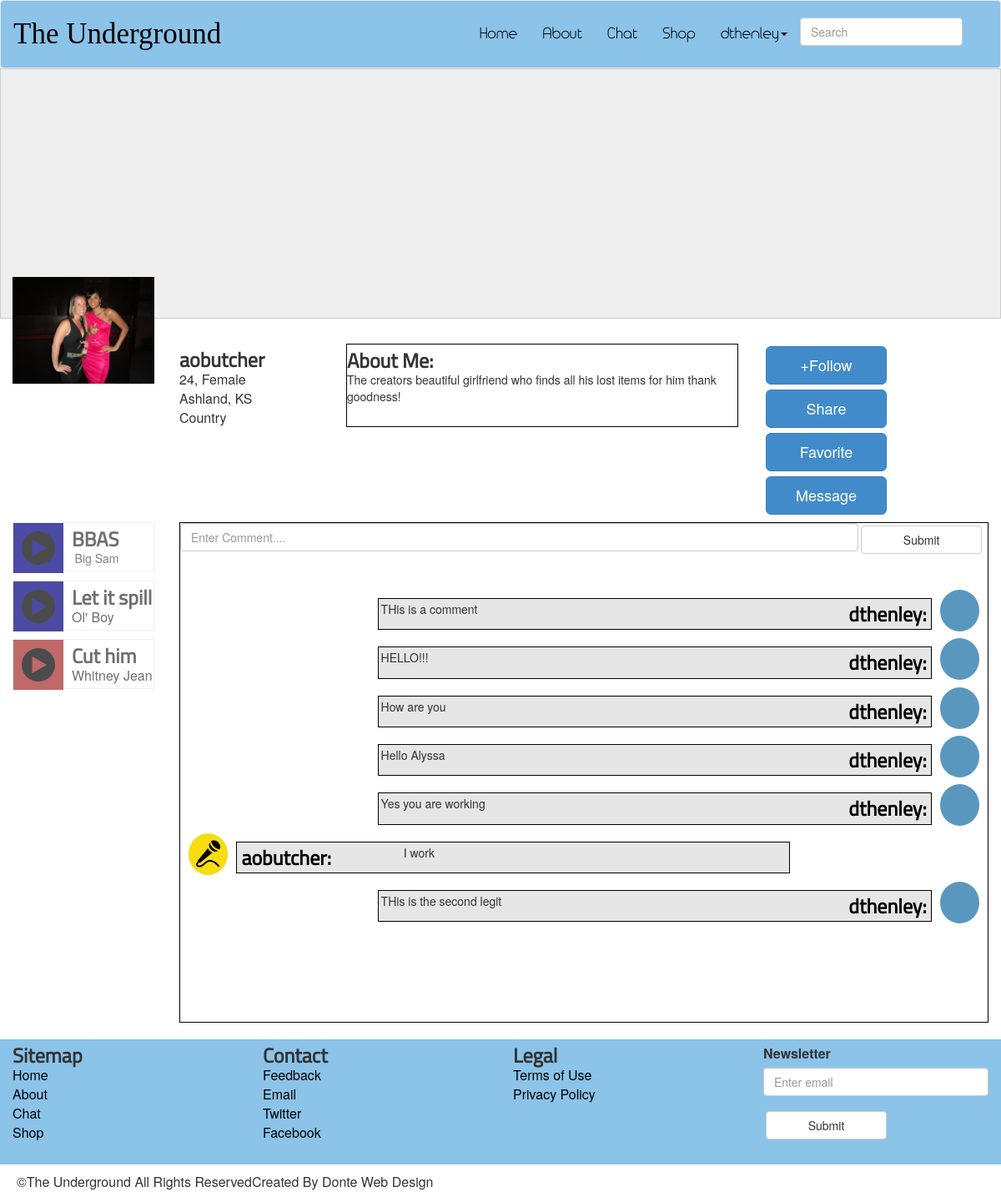
The page /profile.php?userid=2 (signed in) on the database its author committed.
### tables this page shows
CREATE TABLE `Users` (
  `userid` int(11) NOT NULL AUTO_INCREMENT,
  `username` varchar(15) NOT NULL,
  `password` varchar(20) NOT NULL,
  `email` varchar(30) NOT NULL,
  `realname` varchar(60) DEFAULT NULL,
  `age` int(3) DEFAULT NULL,
  `sex` varchar(8) DEFAULT NULL,
  `location` varchar(80) DEFAULT NULL,
  `genre` varchar(20) DEFAULT NULL,
  `profileimg` varchar(130) DEFAULT 'images/user.png',
  `signupdate` date DEFAULT NULL,
  `lastonline` date DEFAULT NULL,
  `aboutme` varchar(1040) DEFAULT NULL,
  `acctType` varchar(10) NOT NULL,
  `comment` varchar(5000) DEFAULT NULL,
  `favoriteList` varchar(250) DEFAULT NULL,
  PRIMARY KEY (`userid`),
  UNIQUE KEY `userid` (`userid`)
);

### user_auth.php (called while the page is built, shortened)
<?php
	if(!empty($_GET['userid'])){
		$profileid = $_GET['userid'];
		$sql = "SELECT * FROM users WHERE userid=:userid";
		$query = $db->prepare( $sql );
		$query->execute( array( ':userid'=>$profileid) );
		$results = $query->fetchAll( PDO::FETCH_ASSOC );
		foreach( $results as $row ){
			$profilename = $row[ 'username'];
			$age = $row[ 'age'];
			$sex = $row[ 'sex'];
			$location = $row[ 'location'];
			$genre = $row[ 'genre'];
			$profileimg = $row[ 'profileimg'];
			$aboutme = $row[ 'aboutme'];
			$comment = $row[ 'comment' ];
		}
	}
	$userid = $_SESSION['userid'];
		$sql = "SELECT * FROM users WHERE userid=:userid";
		$query = $db->prepare( $sql );
		$query->execute( array( ':userid'=>$userid) );
		$results = $query->fetchAll( PDO::FETCH_ASSOC );
		foreach( $results as $row ){
			$username = $row[ 'username'];
		}
?>

### profile.php (the view, shortened to what this page needs)
<?php
	include_once 'connect_to_mysql.php';
	include_once 'user_auth.php';
?>
<html>
<html lang="en">
<head>
	<link rel="stylesheet" href="css/normalize.css">
	<link href="css/bootstrap.css" rel="stylesheet">
	<link rel="stylesheet" href="css/site.css">
	<link type="text/css" href="skin/jplayer.blue.monday.css" rel="stylesheet" />
</head>
<body>
<div class="wrapper">
	<?php include_once 'includes/header.php' ?>
		<section>
			 <div class="jumbotron crop about-img">
			 </div>
		</section>
		<section class="clear profile">
			<div class="col-md-2 profile-img">
				<img src=<?php echo($profileimg) ?>>
			</div>
			<div class="col-md-2">
				<ul>
					<li><h2><?php echo($profilename) ?></h2></li>
					<li><?php echo($age) ?>, <?php echo($sex) ?></li>
					<li><?php echo($location) ?></li>
					<li><?php echo($genre) ?></li>
				</ul>
			</div>
			<div class="col-md-5">
				<div class="profile-info">
					<h2>About Me:</h2><p id="profileinfo"><?php echo($aboutme) ?>
					</p>
				</div>
			</div>
			<div class="col-md-3">
				<p>
					<button type="button" class="btn btn-primary btn-lg" id="followButton">+Follow</button>
					<button type="button" class="btn btn-primary btn-lg" id="shareButton">Share</button>
					<button type="button" class="btn btn-primary btn-lg" id="favoriteButton">Favorite</button>
					<button type="button" class="btn btn-primary btn-lg" id="messageButton">Message</button>
				</p>
			</div>
		</section>
		<section>
			<div class="col-md-2 chat-icon profile-music">
				<ol>
					<li id="play_music">
						<div id="jp_container_1">
							<a href="#" class="jp-play"><div class="rap box media"></div></a>
						</div>
						<div class="chat-info">
							<h2>BBAS</h2>
							<p>Big Sam</p>
						</div>
					</li>
					<li id="play_music">
						<div id="jp_container_2">
							<a href="#" class="jp-play"><div class="rap box media"></div></a>
						</div>
						<div class="chat-info">
							<h2>Let it spill</h2>
							Ol' Boy
						</div>
					</li>
					<li id="play_music">
						<div id="jp_container_3">
							<a href="#" class="jp-play"><div class="country box media"></div></a>
						</div>
						<div class="chat-info">
							<h2>Cut him</h2>
							Whitney Jean
						</div>
					</li>
				</ol>
			</div>
			<div class="col-md-10">
				<div class="comments">
					<form role="form" method="POST">
					  <div>
					  	<input type="text" class="form-control comment-text" placeholder="Enter Comment...." name="comment">
					  </div>
					  <button type="submit" class="btn btn-default">Submit</button>
					</form>
					<ul>
						<?php
							echo ($comment);
						?>
					</ul>
				</div>
			</div>
		</section>
		<?php include_once 'includes/footer.php'; ?>
	</div>
</body>
</html>

### includes/header.php (shortened to what this page needs)
<header>
		<nav class="navbar navbar-default header-color" role="navigation">
		  <div class="container-fluid">
		    <div class="navbar-header">
		      <a class="navbar-brand logo" href="index.php">The Underground</a>
		    </div>
		    <div class="collapse navbar-collapse" id="bs-example-navbar-collapse-1">
		      <form class="navbar-form navbar-right" role="search">
		        <div class="form-group">
		          <input type="text" class="form-control" placeholder="Search" id="search">
		        </div>
		      </form>
		      <ul class="nav navbar-nav navbar-right">
		        <li><a href="index.php">Home</a></li>
		        <li><a href="about.php">About</a></li>
		        <li><a href="chat/index.php">Chat</a></li>
		        <li><a href="shop.php">Shop</a></li>
		        <?php
				if (!empty($_SESSION)) {
					echo('<li class="dropdown"><a href="profile.php" class="dropdown-toggle" data-toggle="dropdown">'.$username.'<b class="caret"></b></a>');
					echo<<<MENU
			          <ul class="dropdown-menu">
			          	<li><a href="profile.php">View Profile</a></li>
			            <li><a href="signup.php">Edit Profile</a></li>
			            <li><a href="music_upload.php">Music Upload</a></li>
			            <li><a href="logout.php">Logout</a></li>
			          </ul>
			          </li>
MENU;
				}else{
					echo('<li><a href="index.php">Login</a></li>');
				}
			?>
		      </ul>
		    </div>
		  </div>
		</nav>
	</header>

### includes/footer.php (shortened to what this page needs)
<footer>
		<div class="footer">
			<ul class="col-md-3 footer-col">
				<h2>Sitemap</h2>
				<li><a href="index.php">Home</a></li>
				<li><a href="about.php">About</a></li>
				<li><a href="chat/index.php">Chat</a></li>
				<li><a href="shop.php">Shop</a></li>
			</ul>
			<ul class="col-md-3 footer-col">
				<h2>Contact</h2>
				<li><a href="feedback.php">Feedback</a></li>
				<li><a href="">Email</a></li>
				<li><a href="">Twitter</a></li>
				<li><a href="">Facebook</a></li>
			</ul>
			<ul class="col-md-3 footer-col">
				<h2>Legal</h2>
				<li><a href="termsofuse.php">Terms of Use</a></li>
				<li><a href="privacy_policy.pdf" target="_blank">Privacy Policy</a></li>
			</ul>
			<div class="col-md-3 footer-col">
				<form role="form">
				  <div class="form-group">
				    <label for="exampleInputEmail1" class="newsletter">Newsletter</label>
				    <input type="email" class="form-control" id="exampleInputEmail1" placeholder="Enter email">
				  </div>
				  <button type="submit" class="btn btn-default">Submit</button>
				</form>
			</div>
		</div>
	</footer>
	<div class="subfooter">
		<div class="pull-left">
			&copy;The Underground All Rights Reserved
		</div>
		<div class="pull-right">Created By Donte Web Design</div>
	</div>

### css/site.css (style rules this page uses)
body { font: arial; width: 100%; font-size: 16px; }
.navbar-form { margin-top: 20px; }
.navbar-default .navbar-nav > li > a { color: #000; font-family:headerFont; font-size: 18px; margin-top: 15px; margin-bottom: 15px; }
.navbar-default .navbar-brand { color: #000; }
.header,.top-half,.bottom-half,,.subfooter { width: 95%; margin: 0 auto; }
.btn { width: 145px; margin: 3px; }
ol,ul { list-style-type: none; }
header,footer { position: relative; z-index: 100; }
header li { font-size: 28px; }
footer { clear: both; width: 100%; margin-top: 30px; }
.footer-col { height:150px; background-color:#8BC3E9; }
.subfooter { clear: both; float: left; margin:0px 20px; }
.newsletter { margin-top: 6px; }
h2 { font-family:header2Font; font-weight: bold; font-size: 24px; margin-top: 6px; margin-bottom: 0; }
p { font-size: 14px; margin-bottom: 6px; }
a { color: #000; }
.clear { clear: both; }
.crop { float:left; overflow:hidden; border:1px solid #ccc; }
.jumbotron { width: 100%; margin-top: -20px; }
.about-img { height: 300px; }
.profile { height: 180px; }
.profile img { width: 100%; margin-top: -80px; }
.profile ul { padding: 0; }
.profile-info { height: 100px; border: 1px solid #000; overflow: hidden; }
#profileinfo { position: relative; float: left; }
.profile-music ol { padding: 0; }
.profile-img img { max-height: 100%; }
.comments { height: 600px; border: 1px solid #000; overflow: scroll; margin-bottom: 20px; }
.comments ul { padding: 0; margin-top: 40px; margin-left: 10px; margin-right: 10px; }
.comments li { clear: both; }
.comment-text { width: 84%;float: left; }
.artist-icon,.user-icon { background-size: 70%; background-repeat:no-repeat; background-position: center; width: 5%; height: 50px; }
.artist-icon { background-color: #F6DC10; background-image: url('../images/artist.png'); }
.user-icon { background-color: #5A97BF; background-image: url('../images/user.png'); }
.artist-comment,.user-comment { background-color: #E6E6E6; border: 1px solid #000; overflow: hidden; width: 70%; margin: 10px; padding: 2px; }
.artist-comment, .artist-icon { float: left; }
.user-comment,.user-icon { float: right; }
.artist-comment h2,p { float: left; }
.user-comment h2,p { float: right; }
.artist-comment h2 { width: inherit; margin: 3px; }
.artist-comment p { width: inherit; }
.user-comment h2 { width: 20%; text-align: right; margin: 3px; }
.user-comment p { width: 79%; }
.logo { font-size: 35px; font-family:logoFont; margin-top: 15px; margin-bottom: 15px; }
.chat-icon li { height: 60px; width: 100%; border: 1px solid #EAEAEA; margin-bottom: 10px; opacity: .7; float: left; }
.chat-info { height: 60px; margin-left: 10px; float: left; }
.chat-info p { color: #4D4D4D; }
.box { width: 60px; height: 60px; float: left; margin: 0 auto }
.media { width: 60px; background-image: url('../images/play11.png'); background-repeat: no-repeat; background-position: center; background-size: 40px; }
.header-color { background-color:#8BC3E9; }
.hip-hop, .rap { background-color: #000080; }
.country { background-color: #A52A2A; }

### skin/jplayer.blue.monday.css (style rules this page uses)
a.jp-play, a.jp-pause { width:60px; height:60px; margin: 0 auto; }
a.jp-play { background-image: url("https://photos-6.dropbox.com/t/0/AABQv-OHHjx-piVB7e7qOKQ6pHC545rMRGF7zhC7v-endQ/12/145420559/png/2048x1536/3/1400036400/0/2/play.png/RdzNx1h5SSj_3d2PNzZ2EOWm0WwmGkJOQct-7zZTiUQ"); background-position: center; background-size: 40px; background-repeat: no-repeat; }

### rows shown on the page
users: username "dthenley"
users: profileimg (picture), username "aobutcher", age "24", sex "Female", location "Ashland, KS", genre "Country", aboutme "The creators beautiful girlfriend who finds all his lost items for him thank goodness!", comment "dthenley: THis is a comment dthenley: HELLO!!! dthenley: How are you dthenley: Hello Alyssa dthenley: Yes you are working aobutcher: I work dthenley: THis is the second legit"
